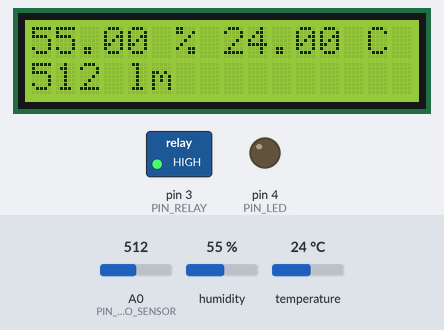
Simulated run of this sketch. Board: Arduino Uno, built with avr-gcc and run on an emulated ATmega328P. On the bench: 16×2 character LCD, switched loads named in the sketch (green lamp = pin HIGH), output pins drawn as LEDs (lit = HIGH). The test bench sets the inputs (shaded band); at power-on: A0 (PIN_PHOTO_SENSOR) = 512, humidity 55 %, temperature 24 °C. The local clock reads 2024-03-15 10:24:30 at power-on unless the sketch sets it; what the sketch prints to the serial monitor is not drawn.

Above: at 1.3 s.
1.4 s: A0 (PIN_PHOTO_SENSOR) set to 782
At 4.1 s:
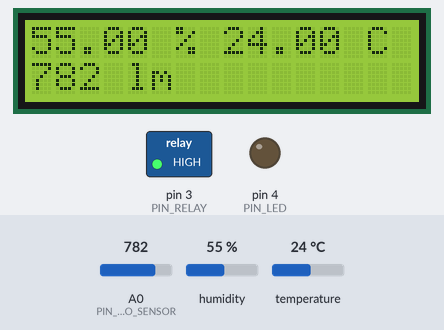
7.7 s: A0 (PIN_PHOTO_SENSOR) set to 818
At 9.3 s:
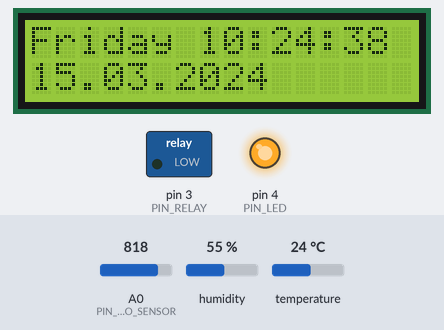
12.1 s: humidity set to 22 %
At 14.3 s:
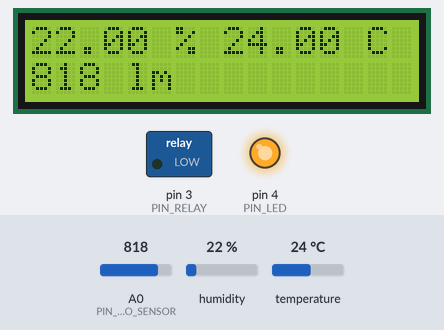
15.2 s: temperature set to 12 °C
At 16.6 s:
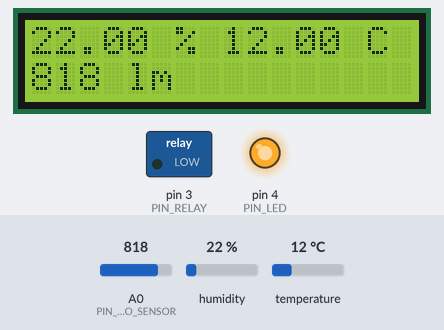
17.3 s: humidity set to 40 %
At 18.4 s:
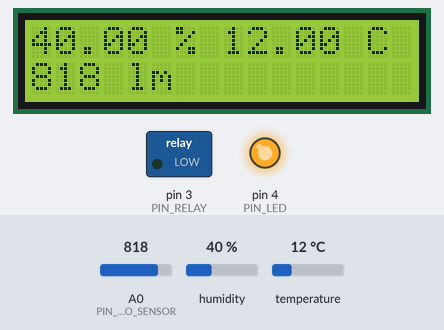
19.4 s: temperature set to 19 °C
At 20.8 s:
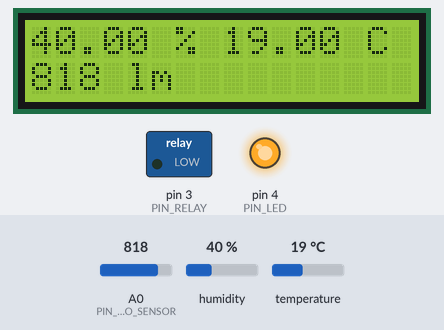
Timing chart, 0 to 22.4 s (numbered marks = the images above; inputs shaded):
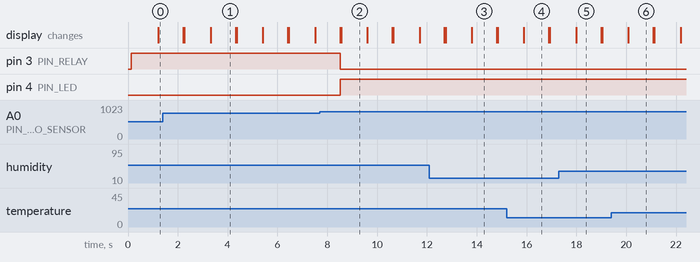

Measured:
- the behaviour switches between 799 and 800 on A0 (PIN_PHOTO_SENSOR) (found by bisection; images 1 and 2)
- after the input at 7.7 s, pin 3 (PIN_RELAY): HIGH → LOW after 0.81 s; pin 4 (PIN_LED): LOW → HIGH after 0.81 s
- what the display in image 1 shows lasts 1.0 s, from 3.3 s to 4.3 s
- what the display in image 2 shows lasts 1.0 s, from 8.6 s to 9.6 s

The sketch:

many.ino
```cpp
#include <DHT.h>
#include <LiquidCrystal_I2C.h>
#include <DS1302.h>
#define PIN_RELAY 3
#define PIN_PHOTO_SENSOR A0
#define PIN_LED 4
#define PIN_PHOTO_SENSOR A0

DHT dht(2, DHT11);
DS1302 rtc(8, 9, 10);                                //инициализация платы DS1302
Time t;                                              //объявляем ссылку на класс time
LiquidCrystal_I2C lcd(0x27, 16, 2);                  //Устанавливаем ЖК-дисплей по адресу 0x27, 16 символов и 2 строки

void setup()
{
  lcd.begin(16, 2);                                  // Инициируем монитор
  lcd.init();                                        //Включаем подсветку дисплея
  lcd.backlight();                                   //Устанавливаем курсор на первую строку и нулевой символ.
  Serial.begin(9600);                                // подключаемся к порту
  dht.begin();                                       //инициализируем датчик влажности и температуры
  rtc.halt(false);                                   //инициализируем пины питания
  rtc.writeProtect(false);                           //Установим время, и отключить защиту от записи
  pinMode(PIN_RELAY, OUTPUT);
  digitalWrite(PIN_RELAY, HIGH);
  Serial.begin(9600);
  pinMode(PIN_LED, OUTPUT);
  // Если у вас в DS1302 уже сохранено установленное время, то нужно за комментировать
/*  rtc.setDOW(FRIDAY);                                // Устанавливаем день недели FRIDAY
  rtc.setTime(21, 6, 10);                           // Устанавливаем время 20:30:10 (24часа формат времени)
  rtc.setDate(5, 10, 2018);                          // Устанавливаем число месяц и год
*/
}

void loop()
{
  int val = analogRead(PIN_PHOTO_SENSOR);
  if (val < 800) {
    // Светло, выключаем реле
    digitalWrite(PIN_RELAY, HIGH);
        digitalWrite(PIN_LED, LOW);
  } else {
    // Темновато, включаем лампочку
    digitalWrite(PIN_RELAY,  LOW);
      digitalWrite(PIN_LED, HIGH);
  }
  t = rtc.getTime();
  lcd.setCursor(0, 0);                               // Переносим курсор на первую строку
  lcd.print(rtc.getDOWStr());                        // Выводим день недели
  lcd.print(" ");                                    // Отступ
  lcd.println(rtc.getTimeStr());                     // Выводим время
  lcd.print(" ");                                    // Отступ
  lcd.setCursor(0, 1);                               // Переносим курсор на следующую строку
  lcd.print(rtc.getDateStr());                       // Выводим дату
  lcd.print(" ");                                    // Отступ

  Serial.print(rtc.getDOWStr());                     // Выводим день недели
  Serial.print(" ");                                 // Отступ
  Serial.print(rtc.getDateStr());                    // Выводим дату
  Serial.print(" -- ");                              // Отступ
  Serial.println(rtc.getTimeStr());                  // Выводим время

  delay (1000);                                      // Ставим задержку в 1 секунду
  lcd.clear();                                       //очищаем монитор

  float h = dht.readHumidity();                      //Измеряем влажность
  float t = dht.readTemperature();                   //Измеряем температуру
  if (isnan(h) || isnan(t)) {                        // Проверка. Если не удается считать показания, выводится «Ошибка считывания», и программа завершает работу
    Serial.println("Ошибка считывания");
    return;
  }

  //выводим на лсд монитор
  lcd.setCursor(0, 0);                               // Переносим курсор на первую строку
  lcd.print(h);                                      // Выводим день недели
  lcd.print(" % ");                                  // Отступ
  lcd.print(t);                                      // Выводим дату
  lcd.print(" C ");                                  // Отступ
  lcd.setCursor(0, 1);                               // Переносим курсор на первую строку
  lcd.print(analogRead(PIN_PHOTO_SENSOR));           // Выводим день недели
  lcd.print(" lm ");                                 // Отступ
  //Выводим на монитор порта
  Serial.print("Влажность: ");
  Serial.print(h);
  Serial.print(" %");
  Serial.print("Температура: ");
  Serial.print(t);
  Serial.println(" *C ");                             //Вывод показателей на экран

  delay (1000);                                       // Ставим задержку в 1 секунду
  lcd.clear();                                        //очищаем монитор
}
```
